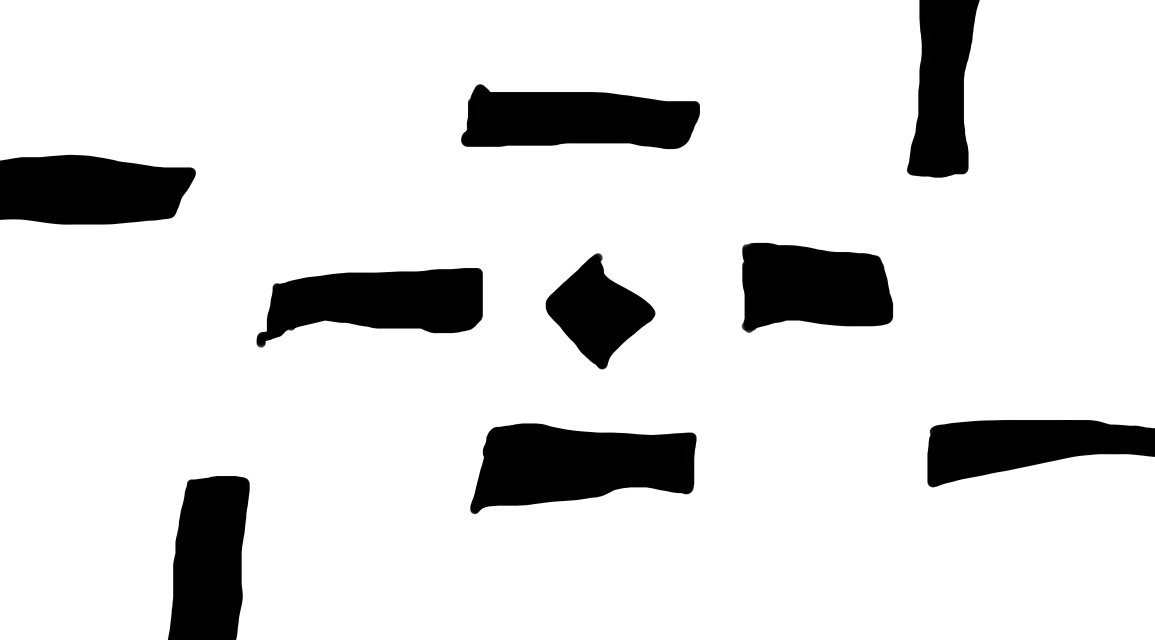
#> input picture field.png, 8080 x 4480 px, found by its file name (shown at 1/7 size)
$ python main.py   (older library calls are emulated)
#> lines starting #> are read from the running program, lines starting #| are printed output that depends on the picture; after the words box and inside, x2 and y2 are one past the last pixel; in counts of white or black regions, pixels touching at a corner belong together
### tree.py
import numpy as np

from line import *

# manhattan_d
# calculate the manhattan distance between 2 points
# params:
#   pt1, pt2 -- coord of the 2 points, must be darray
#   ax -- 1 for mulitple points, 0 for only one pair
# return: darray of the manhanttan distance
def manhattan_d(pt1, pt2, ax = 0):
    return np.sum(np.abs((pt1 - pt2)), axis = ax)


# find_closest
# find the index of the closest point in a vertices list for a given coord (Manhattan distance)
# params:
#   pt -- the coord, must be darray
#   vertices -- the vertices list, darray of size (N, 2)
# return: index of the closest point
def find_closest(pt, vertices):
    return np.argmin(manhattan_d(vertices, pt, ax = 1))


# grow_rand
# grow in a random direction with the given step
# params:
#   pt -- start point coord
#   step -- step of the growth
# return: coord of the grown pt
# [5 lines left out: function grow_rand, not called in this run]


# grow_target
# grow in the direction of the goal point with the given step
# params:
#   pt -- start point coord
#   goal -- end point coord
#   step -- step of the growth
# return: coord of the grown pt
def grow_target(pt, goal, step):
    tar_x, tar_y = goal
    dx = tar_x - pt[0]
    dy = tar_y - pt[1]
    # in case of dx + dy == 0, return invalid
    if (dx + dy) == 0:
        return (-1, -1)
    else:
        x = np.int(step * dx / (abs(dx) + abs(dy)) + 0.5 + pt[0])
        y = np.int(step * dy / (abs(dx) + abs(dy)) + 0.5 + pt[1])
    return (x,y)


# can_connect
# check if 2 pts can be linked directly
# params:
#   pt1, pt2 -- the 2 pts
#   config_map -- obstacle map
# return: boolean, True if collide
def can_connect(pt1, pt2, config_map):
    # x is for the width
    #config_map = config_map.T

    line = edge_create(pt1, pt2)

    #assert line[-1][0] == pt2[0] and line[-1][1] == pt2[1]

    # validation
    H, W = config_map.shape
    pt1 = line[0]
    pt2 = line[-1]
    if pt1[0] < 0 or pt1[0] >= H or \
       pt2[0] < 0 or pt2[0] >= H or \
       pt1[1] < 0 or pt1[1] >= W or \
       pt2[1] < 0 or pt2[1] >= W:
        return False

    # extract configuration from map with coord
    collision = config_map[line[:, 0], line[:, 1]]
    # check collision
    if np.sum(collision == 1) == 0:
        return True
    return False


# grow_target
# grow in the direction of the goal point with the given step
# vertices -- vertices list, must be np array of (N, 2)
# goal -- end point coord
# width, height -- edge of the config map
# step -- step of the growth
# p -- probability of growing to the target
# config_map -- map of the obstacle, 1 for obstacle and 0 for empty
# return -- coord of the grown pt and index of the closest pt
#           None if coord is out of bound
def grow(vertices, goal, width, height, step, p, config_map):
    # generate random pt
    x = np.random.randint(height)
    y = np.random.randint(width)

    # find the closest point in vertices list
    index = find_closest(np.array((x,y)), vertices)
    pt = vertices[index]

    # grow
    if p > np.random.rand():
        x, y = grow_target(pt, goal, step)
    else:
        x, y = grow_target(pt, (x,y), step)

    # if not out of bound and can connect, return pt
    if x < height and y < width and x >= 0 and y >= 0:
        if can_connect(pt, (x,y), config_map):
            # boundary validation must be before connection check
            return (x,y,index)
    # else return None
    return None

# [11 lines that do not run on import are left out]

### utils.py
import matplotlib.pyplot as plt
from scipy.sparse import coo_matrix
import numpy as np

# plot_coo_matrix
# source: stackoverflow.com/questions/22961541/
# cite start
def plot_coo_matrix(m):
    if not isinstance(m, coo_matrix):
        m = coo_matrix(m)
    fig = plt.figure()
    ax = fig.add_subplot(111, facecolor='black')
    ax.plot(m.col, m.row, 's', color='white', ms=1)
    ax.set_xlim(0, m.shape[1])
    ax.set_ylim(0, m.shape[0])
    ax.set_aspect('equal')
    for spine in ax.spines.values():
        spine.set_visible(False)
    ax.invert_yaxis()
    ax.set_aspect('equal')
    ax.set_xticks([])
    ax.set_yticks([])
    return ax
# cite end


# find_path
# find a path with edge list and vertices list
# params:
#   edges: edge list, 1D darray, each element store index of the parent node, the start node stores 0
#   vertices: vertices list, 2D darray with shape (N, 2), store the coord of all points
# return: 2D darray path array with shape (N, 2)
def find_path(edges, vertices):
    index = -1
    path = np.zeros((0, 2), dtype = np.int32)
    while index != 0:
        path = np.vstack((path, vertices[index]))
        # in case of infinite loop
        assert index > edges[index] or index == -1
        index = edges[index]
    # add start vertex
    path = np.vstack((path, vertices[0]))
    return path[::-1]

### rrt/line.py
import numpy as np

DTYPE = np.int32

# edge_generate
# generate an edge between the origin and a given point
# param:
#   pt -- end point, must be darray
#   DEFAULT_DOWN -- if line lies in between two grids, take up or take down
# return: a difference edge consisting of 0 and 1
def edge_generate(pt, DEFAULT_DOWN = True):
    # convert trig to the 1st quad
    delta_x, delta_y = np.abs(pt)

    # validation
    if delta_x == 0 and delta_y == 0:
        return np.array((0,0))

    # create the line in the first octa
    dy = min(delta_x, delta_y)
    dx = max(delta_x, delta_y)
    edge = np.zeros((dx + 1, 2), dtype = DTYPE)
    midpt = 2 * dy - dx
    direct = 0
    if midpt > 0:
        direct = 1
    for i in range(1, dx):
        edge[i, 0] = i
        edge[i, 1] = edge[i - 1, 1] + direct
        # decide next pt to be NE or E
        if direct == 1:
            midpt = midpt + 2 * dy - 2 * dx
        else:
            midpt = midpt + 2 * dy
        # update midpt
        if midpt > 0:
            direct = 1
        if midpt < 0:
            direct = 0
        # edge case
        if midpt == 0:
            if DEFAULT_DOWN:
                direct = 0
            else:
                direct = 1
    # add start and end pt to the edge
    edge[0] = np.array((0,0))
    edge[-1] = np.array((int(dx), int(dy)))

    # transform the line to the correct octa
    # if need diagonal flip
    if delta_y > delta_x:
       edge[:, [0,1]] = edge[:, [1,0]]
    # if need x flip
    if pt[1] < 0:
        edge[:,1] = -edge[:,1]
    # if need y flip
    if pt[0] < 0:
        edge[:,0] = -edge[:,0]

    return edge

# edge_create
# create a discrete line between 2 coords
# param:
#   pt1, pt2 -- start point and end point
#   DEFAULT_DOWN -- if line lies in between two grids, take up or take down
# return: a discrete line between 2 points
def edge_create(pt1, pt2, DEFAULT_DOWN = True):
    # convert to darray
    origin = np.array(pt1, dtype = DTYPE)
    pt = np.array(pt2, dtype = DTYPE)
    # translate one point to the origin
    edge = edge_generate(pt - origin)
    # create the line then add it back
    return edge + origin


# [8 lines that do not run on import are left out]


### main.py
import numpy as np
import matplotlib.pyplot as plt
import cv2

from tree import *
from utils import *

import time

field = cv2.imread(r'C:\Users\Administer\Desktop\stack\field.png',0)
#> field is the input picture: shape (4480, 8080); min 0, max 255, mean 221.6
map = cv2.resize(field, (808, 448))
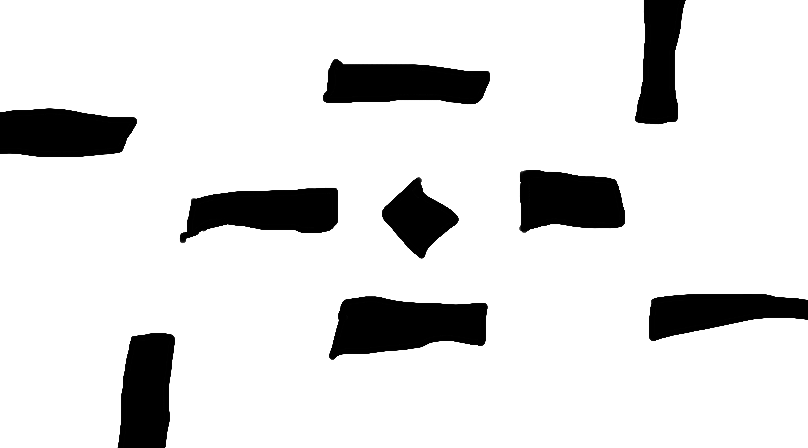
#> map: shape (448, 808); min 0, max 255, mean 221.6

# convert to config map with 1 for obstacle and 0 for empty spaces
map = map // 255 * -1 + 1
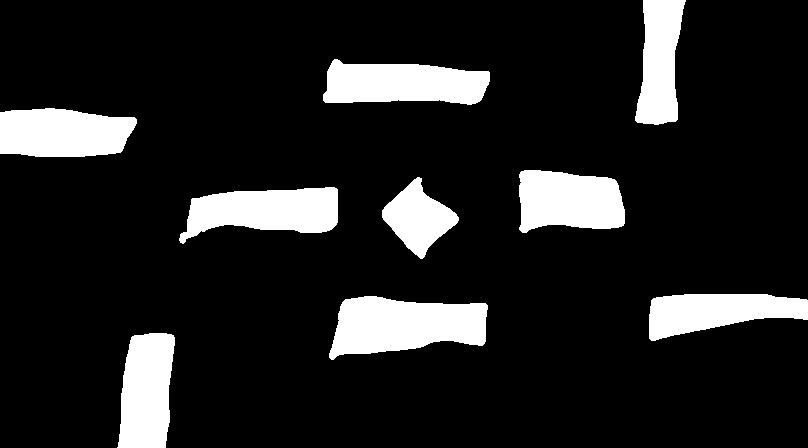
#> map: shape (448, 808) int16; values 0 (black) and 1 (white), 13.2% white; 9 white regions, largest, box (x1, y1, x2, y2) and area: (329, 296, 488, 360) 7142, (179, 187, 338, 244) 5857, (323, 59, 490, 105) 5854

# parameters
N = 5000 # run times
width = 808
height = 448
step = 50
p = 0.01 # probability of exploring towards the goal
start = np.array((400, 10))
end = np.array((10, 800))

EXPLORED = 2

map[start[0], start[1]] = EXPLORED
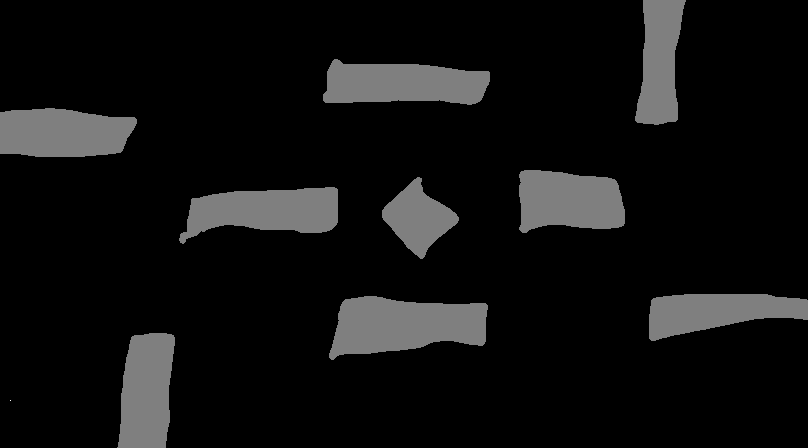
#> map: shape (448, 808) int16; under 0.01% of pixels changed, all inside (x1, y1, x2, y2) = (10, 400, 11, 401); drawn with min black and max white

vertices = np.zeros((N, 2), dtype = np.int32)
vertices[:] = start
# use start point as the data barrier
# start will always at index 0, even if the closest is start point this
# will not fail

edges = [0] # the start vertex's parent index is 0
end_i = 1
found_flag = False


t1 = time.time()

# if start & end far enough
if manhattan_d(end, start) > step:
    for n in range(N):
        curr = grow(vertices, end, width, height, step, p, map)
        # if invalid, continue
        if curr == None:
            continue

        # add new pt to vertices list
        vertices[end_i] = np.array((curr[0], curr[1]))
        end_i += 1
        map[curr[0], curr[1]] = EXPLORED

        # add edge between vertices
        edges.append(curr[2])

        # if close enough, break
        if manhattan_d(end, (curr[0], curr[1])) <= step \
           and can_connect((curr[0], curr[1]), end, map):
            # truncate vertices list
            vertices = vertices[:end_i]
            vertices = np.vstack((vertices, end))
            print('target reached')
            found_flag = 1
            break
#> this loop made 269 passes
#> curr on passes 1 to 3: (385, 45, 0), (381, 91, 1), (362, 122, 2)
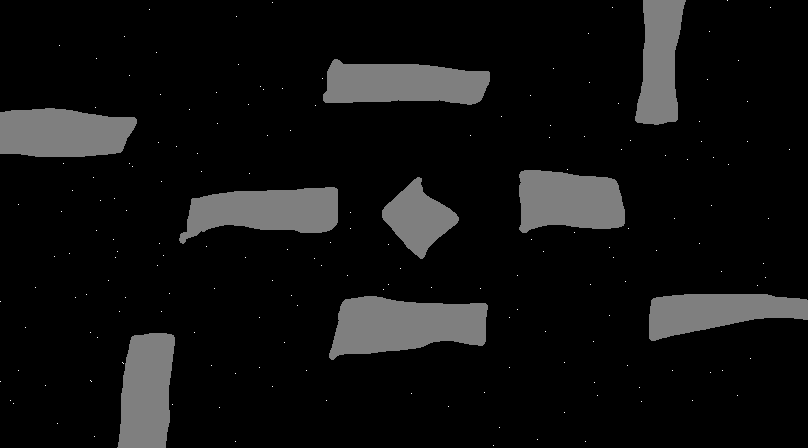
#> map: shape (448, 808) int16; 0.05% of pixels changed, all inside (x1, y1, x2, y2) = (0, 0, 790, 446); drawn with min black and max white
#> after the loop, edges = 174 values, max 162 at index 173, min 0 at index 0, mean 55.01; end_i = 174; vertices = 175 pairs, first value 0 to 445, second value 0 to 800

edges = np.array(edges)
path = find_path(edges, vertices)
#> the loop in find_path, `while index != 0:` made 28 passes
#> index on passes 5 to 16: 56, 51, 42, 39, 38, 35, 34, 33, 32, 24, 19, 15
#> (path, index) on passes 1 to 4: ([[10, 800]], 162), ([[10, 800], [0, 727]], 118), ([[10, 800], [0, 727], [31, 709]], 68), ([[10, 800], [0, 727], [31, 709], [79, 707]], 62)
#> after the loop in find_path, `while index != 0:`: path = 28 pairs, first value 0 to 385, second value 45 to 800
#> in find_path, `path = np.vstack((path, vertices[0]))`: path = 29 pairs, first value 0 to 400, second value 10 to 800

t2 = time.time()
print(t2 - t1)

print(path)
#> (printed output is left out)

# create another map, p for print
pmap = cv2.resize(field, (808, 448))
pmap = pmap // 255 * -1 + 1

for i in path:
    pmap[i[0], i[1]] = EXPLORED
#> this loop made 29 passes
#> i on passes 1 to 12: [400, 10], [385, 45], [381, 91], [332, 90], [297, 75], [253, 69], [251, 117], [243, 159], [246, 206], [257, 245], [249, 287], [242, 330]
#> pmap: shape (448, 808) int16; 0.01% of pixels changed, all inside (x1, y1, x2, y2) = (10, 0, 801, 401)

# plot the path
ax = plot_coo_matrix(pmap)
ax.figure.show()
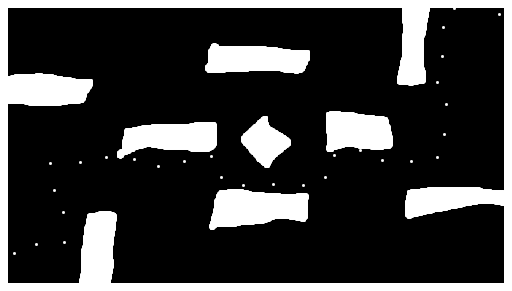
#> figure drawn by matplotlib, 1 panel

# plot the tree and the map
ax = plot_coo_matrix(map)
ax.figure.show()
